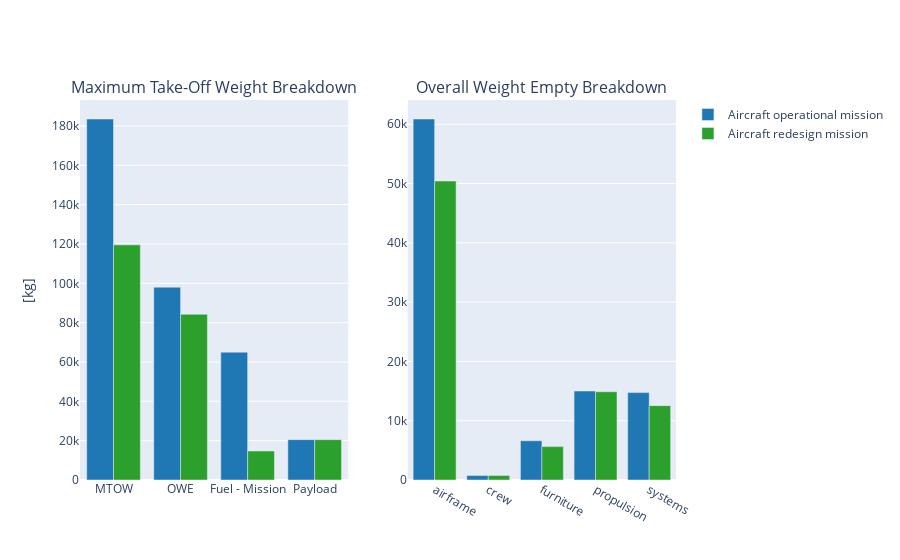

Notebook code for this chart:
### Code cell
fig = oad.mass_breakdown_bar_plot(OP_OUTPUT_FILE, name="Aircraft operational mission")
fig = oad.mass_breakdown_bar_plot(RES_OUTPUT_FILE, name="Aircraft redesign mission", fig=fig)
fig.show()

### Figure 1 — Plotly figure (JSON) as saved in the notebook; plotly's stock layout.template omitted (floating-point values rounded to 4 significant figures)
{"data": [{"marker": {"color": "rgb(31, 119, 180)"}, "name": "", "showlegend": false, "type": "bar", "x": ["MTOW", "OWE", "Fuel - Mission", "Payload"], "xaxis": "x", "y": [183500.0, 98020.0, 64990.0, 20520], "yaxis": "y"}, {"marker": {"color": "rgb(31, 119, 180)"}, "name": "Aircraft operational mission", "type": "bar", "x": ["airframe", "crew", "furniture", "propulsion", "systems"], "xaxis": "x2", "y": [60890.0, 770, 6620.0, 15010.0, 14740.0], "yaxis": "y2"}, {"marker": {"color": "rgb(44, 160, 44)"}, "name": "", "showlegend": false, "type": "bar", "x": ["MTOW", "OWE", "Fuel - Mission", "Payload"], "xaxis": "x", "y": [119500.0, 84260.0, 14760.0, 20520], "yaxis": "y"}, {"marker": {"color": "rgb(44, 160, 44)"}, "name": "Aircraft redesign mission", "type": "bar", "x": ["airframe", "crew", "furniture", "propulsion", "systems"], "xaxis": "x2", "y": [50430.0, 770, 5631.0, 14880.0, 12540.0], "yaxis": "y2"}], "layout": {"annotations": [{"font": {"size": 16}, "showarrow": false, "text": "Maximum Take-Off Weight Breakdown", "x": 0.225, "xanchor": "center", "xref": "paper", "y": 1, "yanchor": "bottom", "yref": "paper"}, {"font": {"size": 16}, "showarrow": false, "text": "Overall Weight Empty Breakdown", "x": 0.775, "xanchor": "center", "xref": "paper", "y": 1, "yanchor": "bottom", "yref": "paper"}], "xaxis": {"anchor": "y", "domain": [0, 0.45]}, "xaxis2": {"anchor": "y2", "domain": [0.55, 1]}, "yaxis": {"anchor": "x", "domain": [0, 1], "title": {"text": "[kg]"}}, "yaxis2": {"anchor": "x2", "domain": [0, 1]}}}
